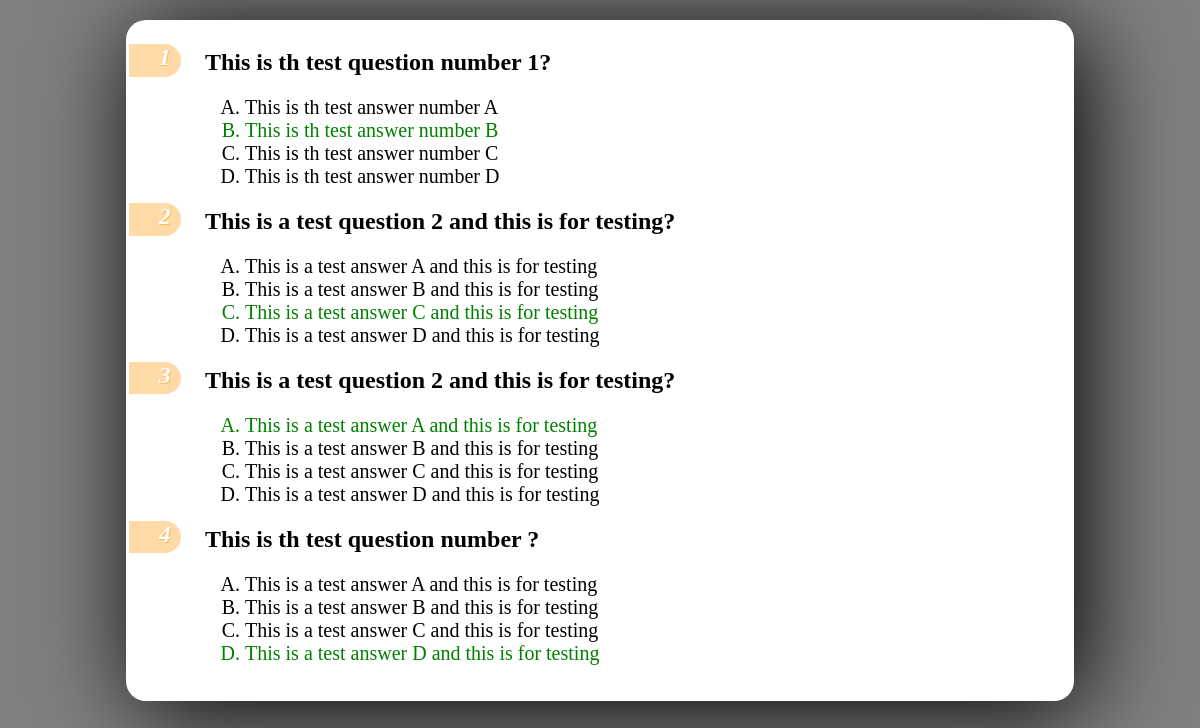
Screenshot of /questions/ with the database file from the repository.
### Questions/models.py (models this page shows)
class MCQ(models.Model):
    question = models.TextField(max_length = 1000)
    A = models.TextField(max_length = 1000)
    B = models.TextField(max_length = 1000)
    C = models.TextField(max_length = 1000)
    D = models.TextField(max_length = 1000)
    answer = models.CharField(max_length = 1,choices = answers,default = 'A')

### Questions/views.py (the view)
# urls.py: path('', views.questions, name='index'),
def questions(request):
    questions = MCQ.objects.all()
    context = {
        "questions": questions
    }
    return render(request, 'questions/index.html', context)

### templates/questions/index.html (shortened to what this page needs)
{% load static %}
<!DOCTYPE html>
<html lang="en" dir="ltr">
  <head>
    <link rel="stylesheet" href="{% static 'questions/q_style.css' %}">
  </head>
  <body>
    <div class="q_container">
      <ol class="question">
      {% for question in questions %}
        <li>
          <h2>{{ question.question }}</h2>
          <ol class="answer">
            <li
            {% if question.answer == 'A' %}
            style="color:green"
            {% endif %}
            >{{ question.A }}</li>
            <li
            {% if question.answer == 'B' %}
            style="color:green"
            {% endif %}
            >{{ question.B }}</li>
            <li
            {% if question.answer == 'C' %}
            style="color:green"
            {% endif %}
            >{{ question.C }}</li>
            <li
            {% if question.answer == 'D' %}
            style="color:green"
            {% endif %}
            >{{ question.D }}</li>
          </ol>
        </li>
        {% endfor %}
      </ol>
    </div>
  </body>
</html>

### static/questions/q_style.css (style rules this page uses)
body { background-color: gray; text-align: center; padding-bottom: 20px; }
.q_container { background-color: white; z-index: 0; margin: 20px 10% auto; text-align: left; border-radius: 20px; padding-bottom: 20px; padding-right: 15px; box-shadow: 10px 10px 100px black; }
.question { clear: both; list-style: none; padding-left: 5%; padding-top: 1%; z-index: 5; }
.question > li { padding-left: 2em; display: block; z-index: 5; position: relative; counter-increment: inst; }
.question > li::before { content: counter(inst); background: rgba(255, 150, 0, 0.35); color: #fff; font-size: 1em; font-weight: 700; font-style: italic; text-shadow: 1px 1px rgba(255, 150, 0, 0.5); border-radius: 0 0.675em 0.675em 0; font-size: 1.5em; text-align: center; padding-top: 0; padding-left: 2.25%; left: -5%; top: -0.2em; height: 1.35em; width: 1.35em; position: absolute; transition: all 0.2s ease-in-out; z-index: -1; }
.answer { list-style: upper-latin; font-size: 20px; }

### rows the page displays
MCQ: question "This is th test question number 1?", A "This is th test answer number A", B "This is th test answer number B", C "This is th test answer number C", D "This is th test answer number D"
MCQ: question "This is a test question 2 and this is for testing?", A "This is a test answer A and this is for testing", B "This is a test answer B and this is for testing", C "This is a test answer C and this is for testing", D "This is a test answer D and this is for testing"
MCQ: question "This is a test question 2 and this is for testing?", A "This is a test answer A and this is for testing", B "This is a test answer B and this is for testing", C "This is a test answer C and this is for testing", D "This is a test answer D and this is for testing"
MCQ: question "This is th test question number ?", A "This is a test answer A and this is for testing", B "This is a test answer B and this is for testing", C "This is a test answer C and this is for testing", D "This is a test answer D and this is for testing"
